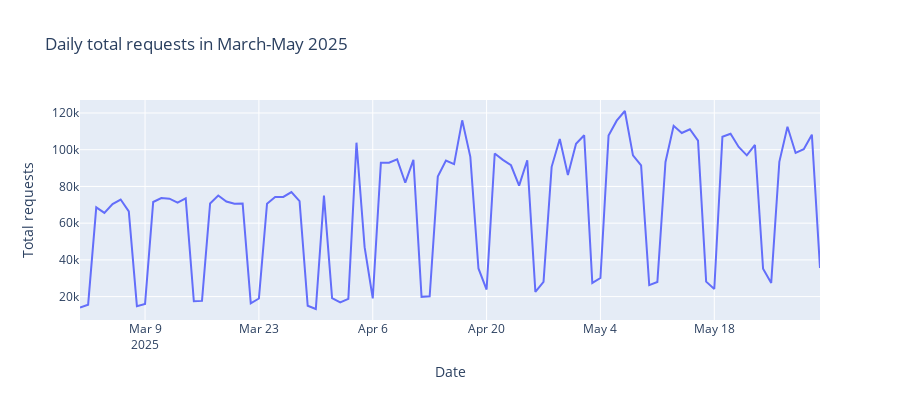

Notebook source saved alongside this figure:
### Code cell
fig = px.line(
    daily,
    x='day_id',
    y='requests_cnt',
    title='Daily total requests in March-May 2025',
    labels={'day_id': 'Date', 'requests_cnt': 'Total requests'}
)
fig.update_traces(line=dict(width=2))
fig.update_layout(height=400)
fig.show()
